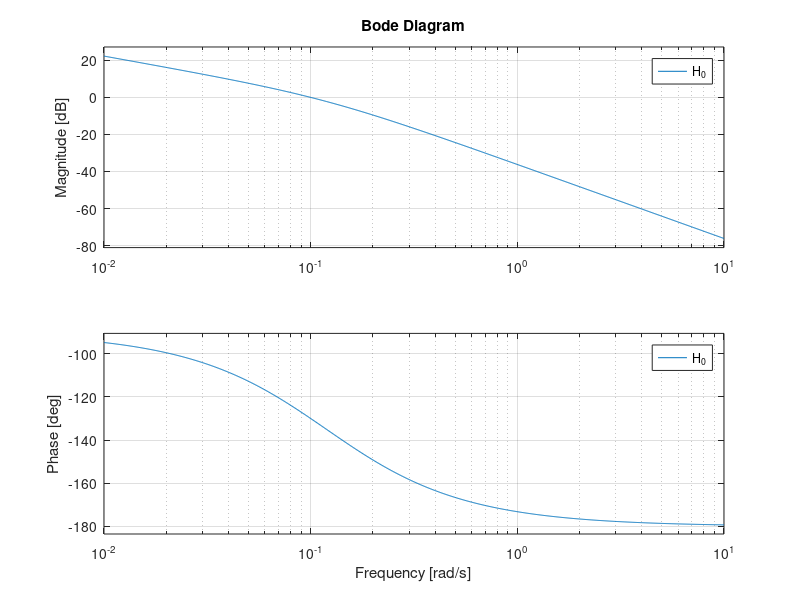

Write the MATLAB code that produced this figure. (Note: this script raises an error after producing the figure.)
%%Use the correct values for K.
K = 0.16;
T = 70.55;

%%Drawing bode plot.
%%given
w_c = 0.1;
%%0.119 is alpha, defined to lift the phase.
T_f = 0.119*T; 
%%Reference for compass angle
psi_ref = 30;

K_pd_desibel = -log10(K) + log10(w_c) + log10(abs(complex(1, w_c*T_f)));
K_pd = 10^((K_pd_desibel));
s = tf('s');
H_0 = K * K_pd/(s*(1+T_f*s));
%sys = tf(H_0);
figure;
bode(H_0);
%margin(H_0);

%%Plotting the model
figure;
plot(compass_ref.time,compass_ref.signals.values, '--r')
hold on;
plot(compass.time, compass.signals.values, 'b');
hold on;
plot(rudder.time, rudder.signals.values, 'k');
legend('Compass reference', 'Ship Compass', 'Rudder input');
xlabel('Time[s]');
ylabel('Degrees[deg]');
xlim([0 500]);
ylim auto;
hold off;

